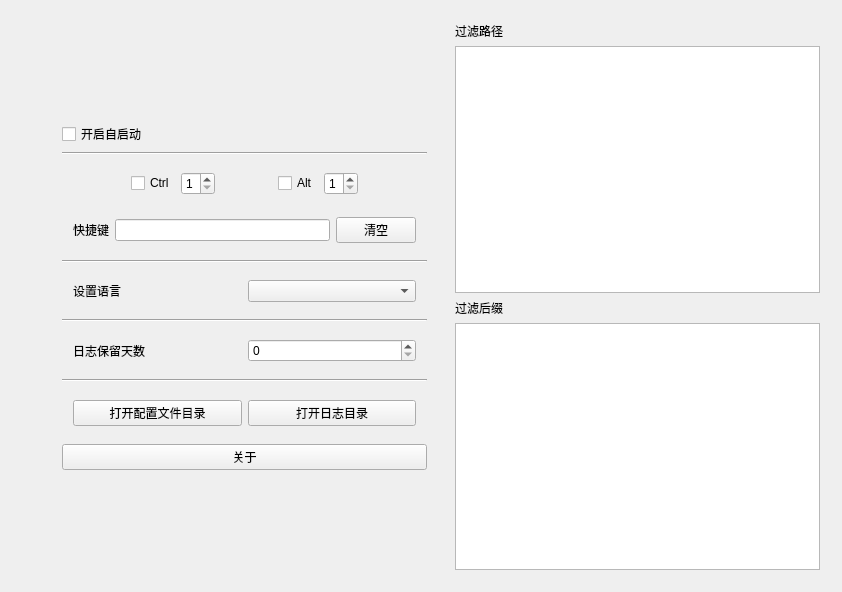
<?xml version="1.0" encoding="UTF-8"?>
<ui version="4.0">
 <class>Config_windowClass</class>
 <widget class="QWidget" name="Config_windowClass">
  <property name="geometry">
   <rect>
    <x>0</x>
    <y>0</y>
    <width>842</width>
    <height>592</height>
   </rect>
  </property>
  <property name="windowTitle">
   <string>Config_window</string>
  </property>
  <layout class="QHBoxLayout" name="horizontalLayout" stretch="0,1,1">
   <item>
    <spacer name="horizontalSpacer">
     <property name="orientation">
      <enum>Qt::Orientation::Horizontal</enum>
     </property>
     <property name="sizeHint" stdset="0">
      <size>
       <width>40</width>
       <height>20</height>
      </size>
     </property>
    </spacer>
   </item>
   <item>
    <widget class="QWidget" name="widget" native="true">
     <layout class="QVBoxLayout" name="verticalLayout_2">
      <item>
       <spacer name="verticalSpacer">
        <property name="orientation">
         <enum>Qt::Orientation::Vertical</enum>
        </property>
        <property name="sizeHint" stdset="0">
         <size>
          <width>20</width>
          <height>40</height>
         </size>
        </property>
       </spacer>
      </item>
      <item>
       <widget class="QFrame" name="frame">
        <property name="frameShape">
         <enum>QFrame::Shape::StyledPanel</enum>
        </property>
        <property name="frameShadow">
         <enum>QFrame::Shadow::Raised</enum>
        </property>
       </widget>
      </item>
      <item>
       <widget class="QCheckBox" name="checkBox_is_boot_start">
        <property name="text">
         <string>开启自启动</string>
        </property>
       </widget>
      </item>
      <item>
       <widget class="Line" name="line_4">
        <property name="orientation">
         <enum>Qt::Orientation::Horizontal</enum>
        </property>
       </widget>
      </item>
      <item>
       <widget class="QWidget" name="widget_6" native="true">
        <property name="minimumSize">
         <size>
          <width>0</width>
          <height>90</height>
         </size>
        </property>
        <layout class="QVBoxLayout" name="verticalLayout_3">
         <property name="spacing">
          <number>0</number>
         </property>
         <property name="leftMargin">
          <number>0</number>
         </property>
         <property name="topMargin">
          <number>0</number>
         </property>
         <property name="rightMargin">
          <number>0</number>
         </property>
         <property name="bottomMargin">
          <number>0</number>
         </property>
         <item>
          <widget class="QWidget" name="widget_8" native="true">
           <layout class="QHBoxLayout" name="horizontalLayout_7">
            <item>
             <spacer name="horizontalSpacer_4">
              <property name="orientation">
               <enum>Qt::Orientation::Horizontal</enum>
              </property>
              <property name="sizeHint" stdset="0">
               <size>
                <width>40</width>
                <height>20</height>
               </size>
              </property>
             </spacer>
            </item>
            <item>
             <widget class="QCheckBox" name="checkBox_Ctrl">
              <property name="text">
               <string>Ctrl</string>
              </property>
             </widget>
            </item>
            <item>
             <widget class="QSpinBox" name="spinBox_Ctrl">
              <property name="layoutDirection">
               <enum>Qt::LayoutDirection::LeftToRight</enum>
              </property>
              <property name="autoFillBackground">
               <bool>false</bool>
              </property>
              <property name="inputMethodHints">
               <set>Qt::InputMethodHint::ImhDigitsOnly</set>
              </property>
              <property name="wrapping">
               <bool>false</bool>
              </property>
              <property name="readOnly">
               <bool>false</bool>
              </property>
              <property name="accelerated">
               <bool>false</bool>
              </property>
              <property name="minimum">
               <number>1</number>
              </property>
              <property name="maximum">
               <number>3</number>
              </property>
              <property name="value">
               <number>1</number>
              </property>
              <property name="displayIntegerBase">
               <number>10</number>
              </property>
             </widget>
            </item>
            <item>
             <spacer name="horizontalSpacer_2">
              <property name="orientation">
               <enum>Qt::Orientation::Horizontal</enum>
              </property>
              <property name="sizeHint" stdset="0">
               <size>
                <width>40</width>
                <height>20</height>
               </size>
              </property>
             </spacer>
            </item>
            <item>
             <widget class="QCheckBox" name="checkBox_Alt">
              <property name="text">
               <string>Alt</string>
              </property>
             </widget>
            </item>
            <item>
             <widget class="QSpinBox" name="spinBox_Alt">
              <property name="readOnly">
               <bool>false</bool>
              </property>
              <property name="minimum">
               <number>1</number>
              </property>
              <property name="maximum">
               <number>3</number>
              </property>
              <property name="singleStep">
               <number>1</number>
              </property>
             </widget>
            </item>
            <item>
             <spacer name="horizontalSpacer_3">
              <property name="orientation">
               <enum>Qt::Orientation::Horizontal</enum>
              </property>
              <property name="sizeHint" stdset="0">
               <size>
                <width>40</width>
                <height>20</height>
               </size>
              </property>
             </spacer>
            </item>
           </layout>
          </widget>
         </item>
         <item>
          <widget class="QWidget" name="widget_7" native="true">
           <layout class="QHBoxLayout" name="horizontalLayout_8">
            <item>
             <widget class="QLabel" name="label">
              <property name="text">
               <string>快捷键</string>
              </property>
             </widget>
            </item>
            <item>
             <widget class="QLineEdit" name="lineEdit_shortcut_edit"/>
            </item>
            <item>
             <widget class="QPushButton" name="btn_clear">
              <property name="text">
               <string>清空</string>
              </property>
             </widget>
            </item>
           </layout>
          </widget>
         </item>
        </layout>
       </widget>
      </item>
      <item>
       <widget class="Line" name="line">
        <property name="orientation">
         <enum>Qt::Orientation::Horizontal</enum>
        </property>
       </widget>
      </item>
      <item>
       <widget class="QWidget" name="widget_4" native="true">
        <layout class="QHBoxLayout" name="horizontalLayout_3">
         <item>
          <widget class="QLabel" name="label_setLanguage">
           <property name="text">
            <string>设置语言</string>
           </property>
          </widget>
         </item>
         <item>
          <widget class="QComboBox" name="comboBox_setLanguage"/>
         </item>
        </layout>
       </widget>
      </item>
      <item>
       <widget class="Line" name="line_2">
        <property name="orientation">
         <enum>Qt::Orientation::Horizontal</enum>
        </property>
       </widget>
      </item>
      <item>
       <widget class="QWidget" name="widget_3" native="true">
        <layout class="QHBoxLayout" name="horizontalLayout_2">
         <item>
          <widget class="QLabel" name="label_log_text">
           <property name="text">
            <string>日志保留天数</string>
           </property>
          </widget>
         </item>
         <item>
          <widget class="QSpinBox" name="spinBox_log_day"/>
         </item>
        </layout>
       </widget>
      </item>
      <item>
       <widget class="Line" name="line_3">
        <property name="orientation">
         <enum>Qt::Orientation::Horizontal</enum>
        </property>
       </widget>
      </item>
      <item>
       <widget class="QWidget" name="widget_5" native="true">
        <property name="minimumSize">
         <size>
          <width>0</width>
          <height>50</height>
         </size>
        </property>
        <layout class="QHBoxLayout" name="horizontalLayout_5">
         <item>
          <widget class="QPushButton" name="btn_openFilePath">
           <property name="text">
            <string>打开配置文件目录</string>
           </property>
          </widget>
         </item>
         <item>
          <widget class="QPushButton" name="btn_openLogFilePath">
           <property name="text">
            <string>打开日志目录</string>
           </property>
          </widget>
         </item>
        </layout>
       </widget>
      </item>
      <item>
       <widget class="QPushButton" name="btn_about">
        <property name="text">
         <string>关于</string>
        </property>
       </widget>
      </item>
      <item>
       <spacer name="verticalSpacer_2">
        <property name="orientation">
         <enum>Qt::Orientation::Vertical</enum>
        </property>
        <property name="sizeHint" stdset="0">
         <size>
          <width>20</width>
          <height>40</height>
         </size>
        </property>
       </spacer>
      </item>
      <item>
       <widget class="QFrame" name="frame_2">
        <property name="frameShape">
         <enum>QFrame::Shape::StyledPanel</enum>
        </property>
        <property name="frameShadow">
         <enum>QFrame::Shadow::Raised</enum>
        </property>
       </widget>
      </item>
     </layout>
    </widget>
   </item>
   <item>
    <widget class="QWidget" name="widget_2" native="true">
     <layout class="QVBoxLayout" name="verticalLayout">
      <item>
       <widget class="QLabel" name="label_filterPath">
        <property name="text">
         <string>过滤路径</string>
        </property>
       </widget>
      </item>
      <item>
       <widget class="TextEdit" name="textEdit_filterPath"/>
      </item>
      <item>
       <widget class="QLabel" name="label_filterSuffix">
        <property name="text">
         <string>过滤后缀</string>
        </property>
       </widget>
      </item>
      <item>
       <widget class="TextEdit" name="textEdit_filterSuffix"/>
      </item>
     </layout>
    </widget>
   </item>
  </layout>
 </widget>
 <layoutdefault spacing="6" margin="11"/>
 <customwidgets>
  <customwidget>
   <class>TextEdit</class>
   <extends>QTextEdit</extends>
   <header>textedit.h</header>
  </customwidget>
 </customwidgets>
 <resources/>
 <connections/>
</ui>
